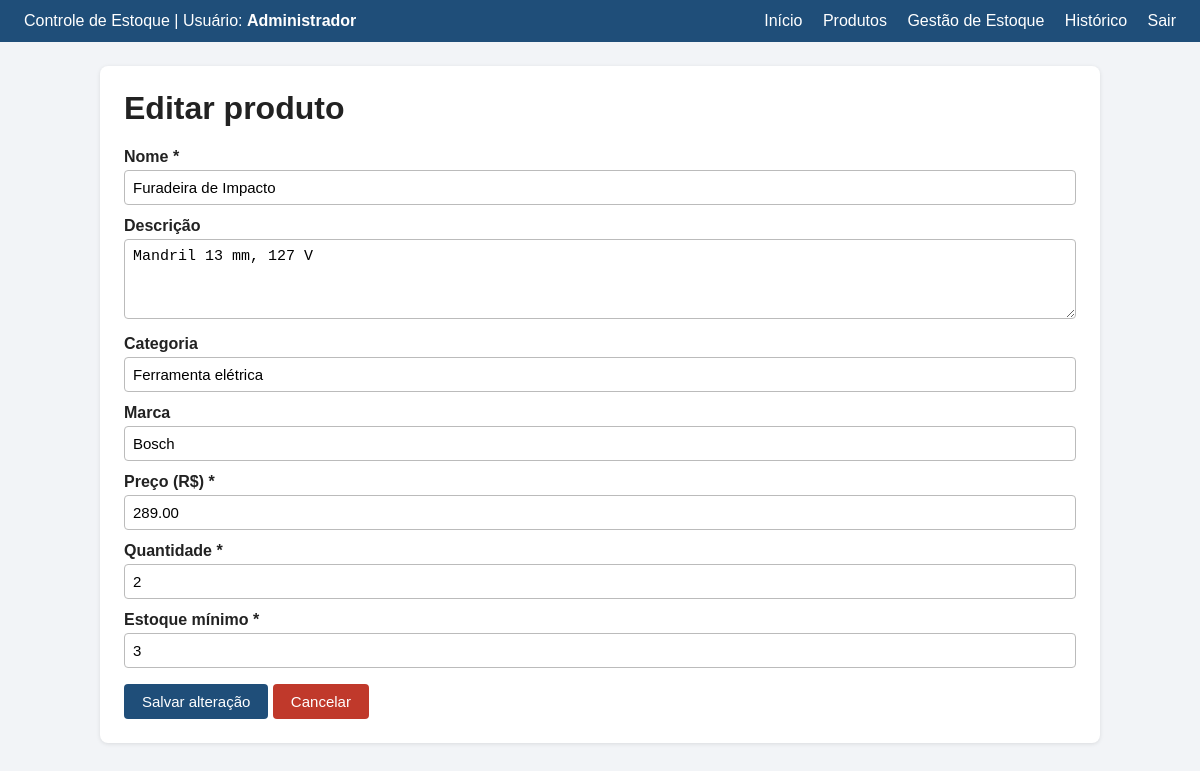
The page /11-projeto-completo-estoque/produto_editar.php?id=2 (signed in) on the database its author committed.
### tables this page shows
CREATE TABLE produtos (
    id INT AUTO_INCREMENT PRIMARY KEY,
    nome VARCHAR(100) NOT NULL,
    descricao TEXT,
    categoria VARCHAR(50),
    marca VARCHAR(50),
    preco DECIMAL(10,2) NOT NULL DEFAULT 0,
    quantidade INT NOT NULL DEFAULT 0,        
    estoque_minimo INT NOT NULL DEFAULT 0     
);

### 11-projeto-completo-estoque/funcoes.php (called while the page is built, shortened)
<?php
function e($texto) {
    return htmlspecialchars((string)$texto);
}
?>

### 11-projeto-completo-estoque/produto_editar.php (the view, shortened to what this page needs)
<?php
include "conexao.php";
include "funcoes.php";
$id = (int)($_GET['id'] ?? $_POST['id'] ?? 0);
$resultado = mysqli_query($conexao, "SELECT * FROM produtos WHERE id = $id");
$p = mysqli_fetch_assoc($resultado);
include "topo.php";
?>
    <h1>Editar produto</h1>
    <form method="post" action="produto_editar.php">
        <label for="nome">Nome *</label>
        <input type="text" id="nome" name="nome" required maxlength="100" value="<?php echo e($p['nome']); ?>">
        <label for="descricao">Descrição</label>
        <textarea id="descricao" name="descricao"><?php echo e($p['descricao']); ?></textarea>
        <label for="categoria">Categoria</label>
        <input type="text" id="categoria" name="categoria" maxlength="50" value="<?php echo e($p['categoria']); ?>">
        <label for="marca">Marca</label>
        <input type="text" id="marca" name="marca" maxlength="50" value="<?php echo e($p['marca']); ?>">
        <label for="preco">Preço (R$) *</label>
        <input type="number" id="preco" name="preco" required min="0" step="0.01" value="<?php echo e($p['preco']); ?>">
        <label for="quantidade">Quantidade *</label>
        <input type="number" id="quantidade" name="quantidade" required min="0" step="1" value="<?php echo e($p['quantidade']); ?>">
        <label for="estoque_minimo">Estoque mínimo *</label>
        <input type="number" id="estoque_minimo" name="estoque_minimo" required min="0" step="1" value="<?php echo e($p['estoque_minimo']); ?>">
        <button type="submit">Salvar alteração</button>
        <a class="botao botao-perigo" href="produtos.php">Cancelar</a>
    </form>
<?php include "rodape.php"; ?>

### 11-projeto-completo-estoque/estilo.css (style rules this page uses)
:root { --cor-principal: #1f4e79; --cor-fundo: #f2f4f7; --cor-texto: #222; --cor-perigo: #c0392b; --cor-sucesso: #1e8449; --cor-aviso: #b9770e; }
* { box-sizing: border-box; }
body { margin: 0; font-family: Arial, Helvetica, sans-serif; background: var(--cor-fundo); color: var(--cor-texto); }
h1 { margin-top: 0; }
label { display: block; margin-top: 12px; font-weight: bold; }
input, select, textarea { width: 100%; padding: 8px; margin-top: 4px; border: 1px solid #bbb; border-radius: 4px; font-size: 15px; }
textarea { min-height: 80px; }
button, .botao { display: inline-block; margin-top: 16px; padding: 9px 18px; background: var(--cor-principal); color: white; border: none; border-radius: 4px; font-size: 15px; cursor: pointer; text-decoration: none; }
.botao-perigo { background: var(--cor-perigo); }

### rows shown on the page
produtos: nome "Furadeira de Impacto", descricao "Mandril 13 mm, 127 V", categoria "Ferramenta elétrica", marca "Bosch", preco "289.00", quantidade "2", estoque_minimo "3"

### other values the page prints
$_SESSION['usuario_nome'] "Administrador"
